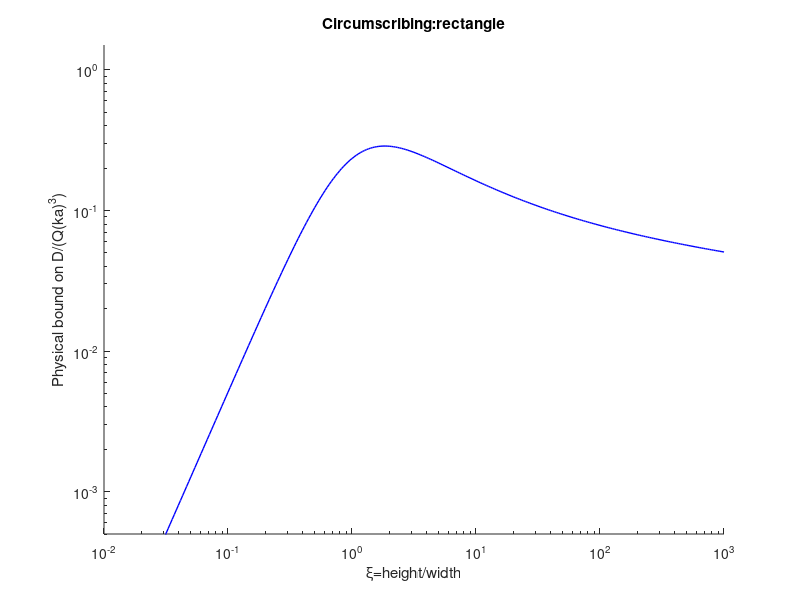

MATLAB code to generate this figure:
% AntennaQ computes physical bounds on Q and D/Q for linearly polarized antennas composed by non-magnetic materials.
%
%%% Examples: 
%   [DQ,Q,ka,polarizability] = AntennaQ(height, width, geometry, frequency, abs_eff, fig_num)
%   [DQ,Q,ka,polarizability] = AntennaQ(logspace(-2,2,301), 1, 'rectangle_v');
%   [DQ,Q,ka,polarizability] = AntennaQ(logspace(-2,2,301), 1, 'rectangle_v', 1e9, 0.5, 1);
%   [DQ,Q,ka,polarizability] = AntennaQ(1, 1, 'cylinder_v', 1e6);
%   [DQ,Q,ka,polarizability] = AntennaQ(0.05, 0.02, 'spheroid_h', 1e9, 0.5)
%
%%% Input parameters
% height, width : height and diameter for {cylinder_h, cylinder_v, spheroid_h, spheroid_v}
%                    height and width for rectangles. Unit meter [m]
% geometry: {'rec_v', 'rec_h', 'cyl_v', 'cyl_h', 'spheroid_h', 'spheroid_v', }   
%     _h for horizontal (along the width) and _v for vertical (along the height) polarization
%   'rec_v', 'rectangle_v' � planar rectangle, zero thickness;
%   'cyl_h�, �cylinder_h� � cylinder;
% frequency: resonance frequency in Hz (scalar). Default frequency = c0/(2*pi), ie k=1.
% abs_eff: generalized (all spectrum) absorption efficiency (scalar). Default abs_eff=1/2.
% fig_num: if fig_no>0 plots the D/Q results in figure number fig_no.
%
%%% Output parameters
% DQ: bound on D/Q (directivity/Q factor) 
% Q: Q factor (or antenna Q, radiation Q) for the case D=3/2
% ka: electrical size, ka = 2*pi*frequency*a/c0, where a is the radius of the smallest circumscribing sphere, ie
%        a=sqrt(height^2+diameter^2)/2 for geo={'rec','cyl'} and a=max(height,diameter)/2 for the spheroids;  
% polarizability: polarizability of the structure in unit meter^3 [m^3]
%
%%%
% Copyright (C) Mats Gustafsson 2009
% http://www.eit.lth.se/staff/mats.gustafsson
%%%
% This function calculates physical bounds on Q and D/Q for linearly
% polarized antennas composed by non-magnetic materials
% and circumscribed by various geometries as described in: 
% Gustafsson, Sohl, and Kristensson
% Illustrations of new physical bounds on linearly polarized antennas, 
% IEEE Trans. Antennas Propagat., Vol. 57, No. 5, pp. 1319-1327, 2009.
% http://dx.doi.org/10.1109/TAP.2009.2016683
% and
% Physical limitations on antennas of arbitrary shape, 
% Proc. Roy. Soc. A, Vol. 463, No. 2086, pp. 2589-2607, 2007. 
% http://dx.doi.org/10.1098/rspa.2007.1893
%
% The polarizability is based on analytic results for spheroids and approximations of integral equation (MoM) data with rational
% functions for cylinders and rectangles. 

function [DQ,Q,ka,polarizability] = AntennaQ(height, width, geometry, frequency, abs_eff, fig_num)

c0 = 299792458;  % speed of light

if nargin < 6
    fig_num = 0; % no figures
end
if nargin < 5
    abs_eff = 1/2; % small dipole type antennas
end
if nargin < 4
    frequency = c0/(2*pi); % given by k = 1;
end
if nargin < 3  % plot the D/Q-bound for a rectangle with
    height = logspace(-2,3,301);
    width = 1;
    geometry = 'rectangle';
    fig_num = 1;
end

% test of input format
Nl = length(height);
Nd = length(width);
Nf = length(frequency);
Nxi = max([Nl Nd Nf]);
formatcheck = ([Nl Nd Nf]==Nxi | [Nl Nd Nf]==1);
if sum(formatcheck)~=3
    disp('Wrong input format, see help AntennaQ');
    DQ=[]; Q=[]; xi=[]; gamma=[]; a=[]; ka=[];
    return
end
        
k = frequency/c0*2*pi;  % wavenumber
xi = height./width;  % semi axis ratio
Nxi = length(xi);       % Number of evaluation points


switch geometry
    case {'rec','rectangle','rec_v','rectangle_v'}
        % for xi \leq 1
        % gamma/a^3 = p1(xi)/q1(xi)*xi^2
        p1 = [-1.651 7.328 6.275];
        q1 = [1.242 1.025 0.8 1];
        ind1 = find(xi<=1);  % case 1
        xi1 = xi(ind1);
        gamma1 = polyval(p1,xi1)./polyval(q1,xi1).*xi1.^2;

        % for xi > 1
        % gamma/a^3 = gammasv*p2(1/xi)/q2(1/xi)
        p2 = [2.266 -11.42 18.098 1.001];
        q2 = [24.78 -0.309 17.074 1];
        ind2 = find(xi>1);  % case 2
        xi2 = 1./xi(ind2);
        e = sqrt(1-xi2.^2);       
        gammasv = 8*pi/3*e.^3./(log((1+e)./(1-e))-2*e);  % polarizability of a spheroid
        
        gamma2 = gammasv.*polyval(p2,xi2)./polyval(q2,xi2);

        gamma = zeros(1,Nxi);
        gamma(ind1) = gamma1;
        gamma(ind2) = gamma2;
        
        a = sqrt(height.^2+width.^2)/2;  % circumscribing sphere radius
    case {'rec_h','rectangle_h'}
        % for xi \leq 1
        % gamma/a^3 = p1(xi)/q1(xi)*xi^2
        p1 = [-1.651 7.328 6.275];
        q1 = [1.242 1.025 0.8 1];
        ind1 = find(xi>=1);  % case 1
        xi1 = 1./xi(ind1);
        gamma1 = polyval(p1,xi1)./polyval(q1,xi1).*xi1.^2;

        % for xi > 1
        % gamma/a^3 = gammasv*p2(1/xi)/q2(1/xi)
        p2 = [2.266 -11.42 18.098 1.001];
        q2 = [24.78 -0.309 17.074 1];
        ind2 = find(xi<1);  % case 2
        xi2 = xi(ind2);
        e = sqrt(1-xi2.^2);       
        gammasv = 8*pi/3*e.^3./(log((1+e)./(1-e))-2*e);  % polarizability of a spheroid
        
        gamma2 = gammasv.*polyval(p2,xi2)./polyval(q2,xi2);

        gamma = zeros(1,Nxi);
        gamma(ind1) = gamma1;
        gamma(ind2) = gamma2;
        
        a = sqrt(height.^2+width.^2)/2;  % circumscribing sphere radius       
    case {'cyl_h','cylinder_h'}
        % for xi \leq 1
        % gamma/a^3 = p1(xi)/q1(xi)
        p1 = [28.064  59.47 16/3];
        q1 = [9.032 -2.935 6.087 1];        
        ind1 = find(xi<=1);  % case 1
        xi1 = xi(ind1);
        gamma1 = polyval(p1,xi1)./polyval(q1,xi1);

        % for xi > 1
        % gamma/a^3 = p2(1/xi)/q2(1/xi)/xi^2
        p2 = [-2.804 13.932 12.565];
        q2 = [0.809 1.1 0.456 1];        
        
        ind2 = find(xi>1);  % case 2
        xi2 = 1./xi(ind2);
        gamma2 = xi2.^2.*polyval(p2,xi2)./polyval(q2,xi2);

        gamma = zeros(1,Nxi);
        gamma(ind1) = gamma1;
        gamma(ind2) = gamma2;  
        
        a = sqrt(height.^2+width.^2)/2;  % circumscribing sphere radius    
    case {'cyl_v','cylinder_v'}
        % for xi \leq 1
        % gamma/a^3 = p1(xi)/q1(xi)*xi^1       
        p1 = [36.097 59.056 6.241];
        q1 = [7.453 -1.92 5.2995 1]; 
        
        ind1 = find(xi<=1);  % case 1
        xi1 = xi(ind1);
        gamma1 = polyval(p1,xi1)./polyval(q1,xi1).*xi1;

        % for xi > 1
        % gamma = gammasv.*p2(l/xi)/q2(1/xi)
        p2 = [-4.355 24.004 1.135];        
        q2 = [21.706 -6.093 13.851 1];
        
        ind2 = find(xi>1);  % case 2
        xi2 = 1./xi(ind2);
        e = sqrt(1-xi2.^2);       
        gammasv = 8*pi/3*e.^3./(log((1+e)./(1-e))-2*e);
        
        gamma2 = gammasv.*polyval(p2,xi2)./polyval(q2,xi2);

        gamma = zeros(1,Nxi);
        gamma(ind1) = gamma1;
        gamma(ind2) = gamma2;         
        
        a = sqrt(height.^2+width.^2)/2;  % circumscribing sphere radius    
    case {'sph_h','spheroid_h'}
        ind1 = find(xi<1);  % case 1
        xi1 = xi(ind1);
        Va = 4*pi*xi1/3;
        e = sqrt(1-xi1.^2);
        gamma1 = 8*pi/3*e.^3./(acos(xi1)-xi1.*e);
        
        ind2 = find(xi>1);  % case 2
        xi2 = 1./xi(ind2);
        e = sqrt(1-xi2.^2);
        gamma2 = 16*pi/3*xi2.^2.*e.^3./(2*e-xi2.^2.*log((1+e)./(1-e)));

        ind3 = find(xi==1);  % case 3
        xi3 = xi(ind3);
        gamma3 = 4*pi*xi3;
        
        ind4 = find(xi<1e-7);  % case 4
        xi4 = xi(ind4);
        gamma4 = 16/3+0*xi4;        
        
        gamma = zeros(1,Nxi);
        gamma(ind1) = gamma1;
        gamma(ind2) = gamma2;
        gamma(ind3) = gamma3;
        gamma(ind4) = gamma4;     
        
        a = max(height, width)/2;  % circumscribing sphere radius    
    case {'sph_v','spheroid_v'}
        ind1 = find(xi<1);  % case 1
        xi1 = xi(ind1);
        e = sqrt(1-xi1.^2);
        gamma1 = 4*pi/3*xi1.*e.^3./(e-xi1.*acos(xi1));

        ind2 = find(xi>1);  % case 2
        xi2 = 1./xi(ind2);
        e = sqrt(1-xi2.^2);       
        gamma2 = 8*pi/3*e.^3./(log((1+e)./(1-e))-2*e);

        ind3 = find(xi==1);  % case 1
        xi3 = xi(ind3);
        gamma3 = 4*pi*xi3;
        
        gamma = zeros(1,Nxi);
        gamma(ind1) = gamma1;
        gamma(ind2) = gamma2;
        gamma(ind3) = gamma3; 
        
        a = max(height, width)/2;  % circumscribing sphere radius 
    otherwise
        disp('Wrong input format, see help AntennaQ');    
        DQ=[]; Q=[]; xi=[]; gamma=[]; a=[]; ka=[]; 
        return
end

ka = k.*a;

DQ = abs_eff*gamma.*ka.^3/(2*pi);
Q = 3./DQ/2;   % Q as determined from a single dipole mode with D=3/2 (assuming small antennas)
polarizability = gamma.*a.^3;

if fig_num
    figure(fig_num); clf
    loglog(xi,DQ./ka.^3,'b','linewidth',1)
    xlabel('\xi=height/width')
    ylabel('Physical bound on D/(Q(ka)^3)')
    title(strcat('Circumscribing: ', geometry))
    box off
    ylim([5e-4 1.5])
end